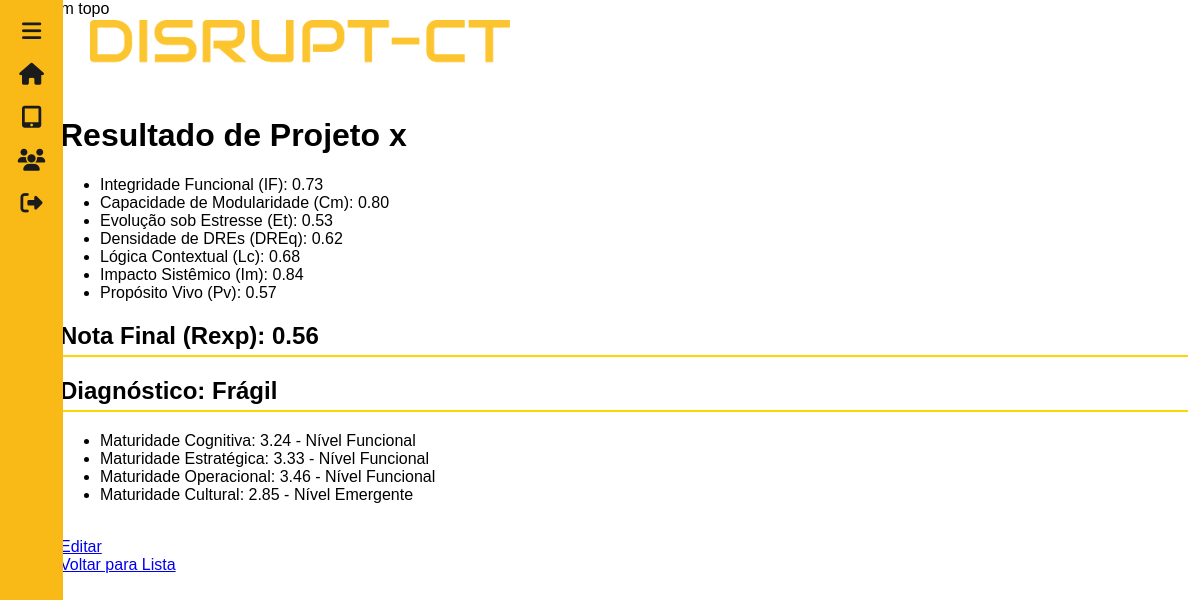
Page /projetos/drexus/resultado/1/ on the earlier database version.
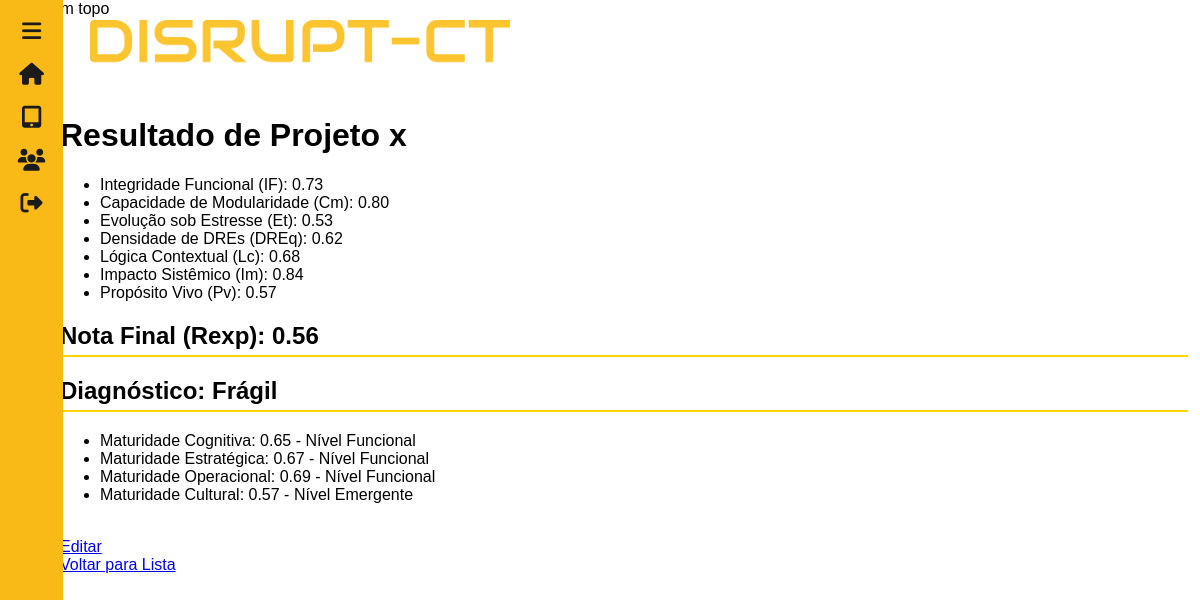
Same page on the later database version.
### projetos/models.py (models this page shows, shortened)
class Drexus(models.Model):
    nome = models.CharField(max_length=100)
    descricao = models.TextField()
    diagnostico = models.CharField(max_length=100,default="")
    diagnostico_maturidade = models.CharField(max_length=100,default="")
    diagnostico_cognitiva = models.CharField(max_length=100,default="")
    diagnostico_estrategica = models.CharField(max_length=100,default="")
    diagnostico_operacional = models.CharField(max_length=100,default="")
    diagnostico_cultural = models.CharField(max_length=100,default="")
    IF = models.FloatField(default=0)
    Cm = models.FloatField(default=0)
    Et = models.FloatField(default=0)
    DREq = models.FloatField(default=0)
    Lc = models.FloatField(default=0)
    Im = models.FloatField(default=0)
    Pv = models.FloatField(default=0)
    maturidade_cognitiva = models.FloatField(default=0)
    maturidade_estrategica = models.FloatField(default=0)
    maturidade_operacional = models.FloatField(default=0)
    maturidade_cultural = models.FloatField(default=0)
    IF_notas = models.JSONField(default=list)
    Cm_notas = models.JSONField(default=list)
    Et_notas = models.JSONField(default=list)
    DREq_notas = models.JSONField(default=list)
    Lc_notas = models.JSONField(default=list)
    Im_notas = models.JSONField(default=list)
    Pv_notas = models.JSONField(default=list)
    nota_final = models.FloatField(default=0)

### projetos/views.py (the view)
# urls.py: path('drexus/resultado/<int:pk>/', views.resultado_view, name='resultado'),
def resultado_view(request, pk):
    drexus = get_object_or_404(Drexus, pk=pk)
    context = {'drexus': drexus}
    return render(request, 'projetos/resultado.html', context)

### projetos/templates/projetos/resultado.html (shortened to what this page needs)
{% extends "base.html" %}
{% block content %}
    <h1>Resultado de {{ drexus.nome }}</h1>
    <ul>
        <li>Integridade Funcional (IF): {{ drexus.IF|floatformat:2 }}</li>
        <li>Capacidade de Modularidade (Cm): {{ drexus.Cm|floatformat:2 }}</li>
        <li>Evolução sob Estresse (Et): {{ drexus.Et|floatformat:2 }}</li>
        <li>Densidade de DREs (DREq): {{ drexus.DREq|floatformat:2 }}</li>
        <li>Lógica Contextual (Lc): {{ drexus.Lc|floatformat:2 }}</li>
        <li>Impacto Sistêmico (Im): {{ drexus.Im|floatformat:2 }}</li>
        <li>Propósito Vivo (Pv): {{ drexus.Pv|floatformat:2 }}</li>
    </ul>
    <h2>Nota Final (Rexp): {{ drexus.nota_final|floatformat:2 }}</h2>
    <h2>Diagnóstico: {{ drexus.diagnostico_maturidade }}</h2>
    <ul>
        <li>Maturidade Cognitiva: {{ drexus.maturidade_cognitiva|floatformat:2 }} - {{ drexus.diagnostico_cognitiva }} </li>
        <li>Maturidade Estratégica: {{ drexus.maturidade_estrategica|floatformat:2 }} - {{ drexus.diagnostico_estrategica}} </li>
        <li>Maturidade Operacional: {{ drexus.maturidade_operacional|floatformat:2 }} - {{ drexus.diagnostico_operacional }} </li>
        <li>Maturidade Cultural: {{ drexus.maturidade_cultural|floatformat:2 }} - {{ drexus.diagnostico_cultural }} </li>
    </ul>
    <br>
    <a href="{% url 'projetos:editar_drexus' drexus.pk %}">Editar</a>
    <br>
    <a href="{% url 'projetos:lista_projetos' %}">Voltar para Lista</a>
{% endblock %}

### templates/base.html (shortened to what this page needs)
{% load static %}
<!DOCTYPE html>
<html lang="pt-br">
<head>
    <link rel="stylesheet" href="https://cdnjs.cloudflare.com/ajax/libs/font-awesome/6.5.0/css/all.min.css">
    <link rel="stylesheet" href="{% static 'css/main.css' %}">
</head>
<body class="{% block body_class %}pagina-home{% endblock %}">
    <div class="imagem-topo-home">
        <img src="{% static 'imagens/foto_fundo.png' %}" alt="Imagem topo">
    </div>
    <img src="{% static 'imagens/disrupt.png' %}" alt="Logo" class="logo-home">
    <nav class="navbar-lateral">
        <a href="#"><i class="fas fa-bars"></i></a>
        <a href="{% url 'homepage' %}"><i class="fas fa-home"></i></a>
        <a href="{% url 'projetos:lista_projetos' %}"><i class="fas fa-tablet-alt"></i></a>
        <a href="#"><i class="fas fa-users"></i></a>
        <a href="{% url 'logout' %}" class="logout-btn"><i class="fas fa-sign-out-alt"></i></a>
    </nav>
    <main class="main-content">
        {% block content %}
        {% endblock %}
    </main>
</body>
</html>

### static/css/main.css (style rules this page uses)
* { box-sizing: border-box; }
body, html { margin: 0; padding: 0; height: 100%; font-family: 'Segoe UI', sans-serif; color: #000; }
.pagina-home { margin: 0; padding: 0; font-family: Arial, sans-serif; display: flex; min-height: 100vh; }
.imagem-topo-home img { position: absolute; top: 0; left: 0; width: 100%; height: 13%; object-fit: cover; }
.navbar-lateral { width: 63px; height: 100vh; background-color: #F9BA17; position: fixed; top: 0; left: 0; z-index: 1000; display: flex; flex-direction: column; align-items: center; padding: 20px 0; gap: 20px; }
.navbar-lateral i { font-size: 22px; color: #1B1B1B; cursor: pointer; }
.logout-btn i { color: #1B1B1B; }
.logo-home { position: absolute; top: 20px; left: 300px; transform: translateX(-50%); height: 80px; z-index: 1; }
.main-content { margin-left: 5%; margin-right: 1%; margin-top: 8%; width: 100%; }
h2 { border-bottom: 2px solid #FFD600; padding-bottom: 5px; }

Differences in the rows shown:
changed Drexus "Projeto x": maturidade_cognitiva "3.24" → "0.65"; maturidade_estrategica "3.33" → "0.67"; maturidade_operacional "3.46" → "0.69"; maturidade_cultural "2.85" → "0.57"
